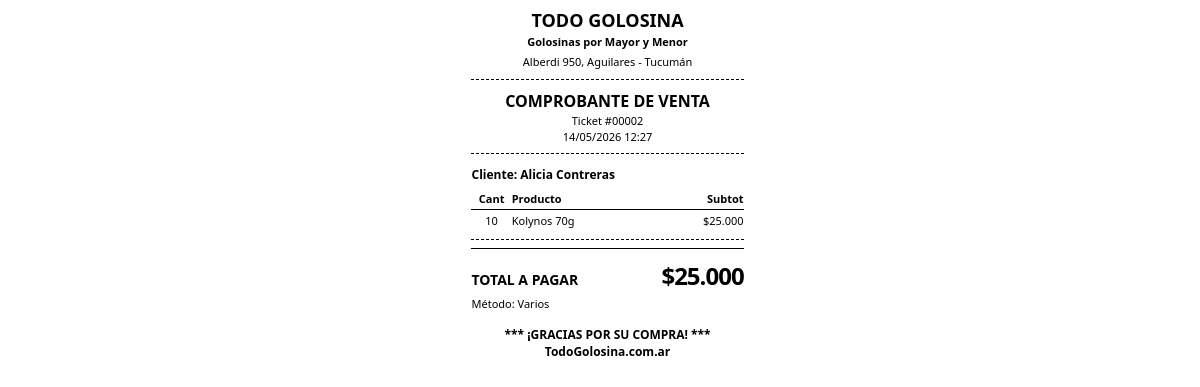
Page /imprimir_ticket/2 on the committed database.
### app.py (models this page shows, shortened)
class Venta(db.Model):
    __tablename__ = 'ventas'
    id = db.Column(db.Integer, primary_key=True)
    cliente_id = db.Column(db.Integer, db.ForeignKey('clientes.id'), nullable=True)
    fecha = db.Column(db.DateTime, default=hora_argentina)
    total = db.Column(db.Float, default=0.0)
    detalle_json = db.Column(db.Text, default='[]')
    lista_precios = db.Column(db.Integer, default=1)
    tipo = db.Column(db.String(50), default='local')
    metodo_pago = db.Column(db.String(100), nullable=True)
    pago_efectivo = db.Column(db.Float, default=0.0)
    pago_transferencia = db.Column(db.Float, default=0.0)
    pago_debito = db.Column(db.Float, default=0.0)
    pago_cc = db.Column(db.Float, default=0.0)
    entregado = db.Column(db.Float, default=0.0)
    sincronizado = db.Column(db.Boolean, default=True, nullable=False)
    ultima_actualizacion = db.Column(db.DateTime, default=hora_argentina, onupdate=hora_argentina)

class Cliente(db.Model):
    __tablename__ = 'clientes'
    id = db.Column(db.Integer, primary_key=True)
    nombre = db.Column(db.String(150), nullable=False)
    cuit = db.Column(db.String(20), nullable=True, default='', unique=True)
    condicion_iva = db.Column(db.String(50), nullable=True, default='Consumidor Final')
    telefono = db.Column(db.String(30), nullable=True, default='')
    direccion = db.Column(db.String(255), nullable=True, default='')
    descuento = db.Column(db.Float, default=0.0)
    descuento_fijo = db.Column(db.Float, default=0.0)
    saldo = db.Column(db.Float, default=0.0)
    limite_credito = db.Column(db.Float, default=0.0)
    activo = db.Column(db.Integer, default=1)
    ventas = db.relationship('Venta', backref='cliente', lazy=True)

### app.py (the view)
@app.route('/imprimir_ticket/')
@app.route('/imprimir_ticket/<int:id>')
def endpoint_imprimir_ticket(id=None):
    if id is None:
        return "ID de ticket no proporcionado", 400
    try:
        venta = Venta.query.get_or_404(id)
        import json
        detalle = json.loads(venta.detalle_json or '[]')
        for item in detalle:
            item['nombre'] = to_title_case(item.get('nombre', ''))
        es_venta_rapida = True
        cliente_nombre = ""
        if venta.cliente and venta.cliente.nombre != "Consumidor Final":
            cliente_nombre = to_title_case(venta.cliente.nombre)
            es_venta_rapida = False
        return render_template('ticket.html',
                             venta=venta,
                             detalle=detalle,
                             cliente_nombre=cliente_nombre,
                             es_venta_rapida=es_venta_rapida)
    except Exception as e:
        return f"Error al generar el ticket: {str(e)}", 500

### app.py (called while the page is built)
@app.after_request
def add_no_cache_headers(response):
    response.headers['Cache-Control'] = 'no-store, no-cache, must-revalidate, max-age=0'
    response.headers['Pragma'] = 'no-cache'
    response.headers['Expires'] = '0'
    return response

def to_title_case(text):
    if not text:
        return ""
    import re
    return re.sub(r"\b\w", lambda m: m.group(0).upper(), text.lower())

### templates/ticket.html (shortened to what this page needs)
<!DOCTYPE html>
<html lang="es">
<head>
</head>
<body>
  <div class="ticket-container">
    <div class="ticket-header text-center">
      <h1 style="margin-bottom: 2px; font-size: 18px;">TODO GOLOSINA</h1>
      <p style="font-weight: bold; margin-bottom: 5px;">Golosinas por Mayor y Menor</p>
      <p>Alberdi 950, Aguilares - Tucumán</p>
      <div style="border-top: 1px dashed #000; margin: 10px 0;"></div>
      <p class="bold" style="font-size: 16px;">COMPROBANTE DE VENTA</p>
      <p>Ticket #{{ "%05d"|format(venta.id) }}</p>
      <p>{{ venta.fecha.strftime('%d/%m/%Y %H:%M') if venta.fecha else '' }}</p>
    </div>
    <div class="ticket-body">
      {% if not es_venta_rapida %}
        <p class="bold" style="margin-bottom: 5px;">Cliente: {{ cliente_nombre }}</p>
      {% else %}
        <p class="bold" style="margin-bottom: 5px;">Venta al Público</p>
      {% endif %}
      <table>
        <thead>
          <tr style="border-bottom: 1px solid #000;">
            <th class="col-qty">Cant</th>
            <th class="col-name">Producto</th>
            <th class="col-price">Subtot</th>
          </tr>
        </thead>
        <tbody>
          {% for item in detalle %}
          <tr>
            <td class="col-qty">{{ item.qty }}</td>
            <td class="col-name">{{ item.nombre }}</td>
            <td class="col-price">${{ "{:,.0f}".format(item.qty * item.precio_unit).replace(',', '.') }}</td>
          </tr>
          {% endfor %}
        </tbody>
      </table>
    </div>
    <div class="ticket-footer">
      <div class="total-row" style="border-top: 1px solid #000; padding-top: 10px; margin-top: 5px;">
        <span style="font-size: 14px;">TOTAL A PAGAR</span>
        <span style="font-size: 24px; letter-spacing: -1px;">${{ "{:,.0f}".format(venta.total).replace(',', '.') }}</span>
      </div>
      <div class="payment-row">
        <span>Método: {{ venta.metodo_pago }}</span>
      </div>
      <div class="thanks bold text-center">
        *** ¡GRACIAS POR SU COMPRA! ***
        <br>
        TodoGolosina.com.ar
      </div>
      <div class="paper-feed"></div>
    </div>
  </div>
</body>
</html>

### templates/ticket.html (style rules this page uses)
body { font-family: 'Outfit', 'Segoe UI', Tahoma, Geneva, Verdana, sans-serif; font-size: 12px; margin: 0; padding: 2mm; width: 100%; color: #000; display: flex; justify-content: center; }
.ticket-container { width: 100%; max-width: 72mm; margin: 0 auto; }
.text-center { text-align: center; }
.bold { font-weight: bold; }
.ticket-header { margin-bottom: 8px; border-bottom: 1px dashed #000; padding-bottom: 8px; }
.ticket-header h1 { font-size: 18px; margin: 0 0 2px 0; font-weight: 800; }
.ticket-header p { margin: 1px 0; font-size: 11px; }
.ticket-body { margin-bottom: 8px; border-bottom: 1px dashed #000; padding-bottom: 8px; }
table { width: 100%; border-collapse: collapse; table-layout: fixed; }
th, td { padding: 3px 0; font-size: 11px; vertical-align: top; overflow: hidden; word-wrap: break-word; }
.col-qty { width: 15%; text-align: center; }
.col-name { width: 55%; text-align: left; padding-right: 4px; }
.col-price { width: 30%; text-align: right; }
.ticket-footer { margin-top: 8px; }
.total-row { display: flex; justify-content: space-between; align-items: baseline; font-weight: bold; margin-bottom: 4px; }
.payment-row { display: flex; justify-content: space-between; font-size: 11px; margin-bottom: 12px; }
.thanks { text-align: center; font-size: 12px; margin-top: 15px; }
.paper-feed { height: 60px; }

### rows in the picture
Venta: id "00002", fecha "14/05/2026 12:27", total "25.000", metodo_pago "Varios"
Cliente: nombre "Alicia Contreras"

### other values in the picture
{{ item.qty }} "10"
{{ item.nombre }} "Kolynos 70g"
{{ "{:,.0f}".format(item.qty * item.precio_unit).replace(',', '.') }} "25.000"
